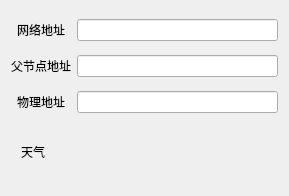
<?xml version="1.0" encoding="UTF-8"?>
<ui version="4.0">
 <class>Rain</class>
 <widget class="QWidget" name="Rain">
  <property name="geometry">
   <rect>
    <x>0</x>
    <y>0</y>
    <width>289</width>
    <height>196</height>
   </rect>
  </property>
  <property name="windowTitle">
   <string>雨滴传感器状态显示</string>
  </property>
  <layout class="QGridLayout" name="gridLayout">
   <item row="0" column="0">
    <widget class="QLabel" name="label">
     <property name="text">
      <string>网络地址</string>
     </property>
     <property name="alignment">
      <set>Qt::AlignCenter</set>
     </property>
    </widget>
   </item>
   <item row="0" column="1">
    <widget class="QLineEdit" name="nwkAddrEdit"/>
   </item>
   <item row="1" column="0">
    <widget class="QLabel" name="label_2">
     <property name="text">
      <string>父节点地址</string>
     </property>
     <property name="alignment">
      <set>Qt::AlignCenter</set>
     </property>
    </widget>
   </item>
   <item row="1" column="1">
    <widget class="QLineEdit" name="parAddrEdit"/>
   </item>
   <item row="2" column="0">
    <widget class="QLabel" name="label_3">
     <property name="text">
      <string>物理地址</string>
     </property>
     <property name="alignment">
      <set>Qt::AlignCenter</set>
     </property>
    </widget>
   </item>
   <item row="2" column="1">
    <widget class="QLineEdit" name="hwAddrEdit"/>
   </item>
   <item row="3" column="0" colspan="2">
    <layout class="QHBoxLayout" name="horizontalLayout">
     <item>
      <spacer name="horizontalSpacer_3">
       <property name="orientation">
        <enum>Qt::Horizontal</enum>
       </property>
       <property name="sizeType">
        <enum>QSizePolicy::Fixed</enum>
       </property>
       <property name="sizeHint" stdset="0">
        <size>
         <width>10</width>
         <height>20</height>
        </size>
       </property>
      </spacer>
     </item>
     <item>
      <widget class="QLabel" name="label_4">
       <property name="sizePolicy">
        <sizepolicy hsizetype="Fixed" vsizetype="Fixed">
         <horstretch>0</horstretch>
         <verstretch>0</verstretch>
        </sizepolicy>
       </property>
       <property name="maximumSize">
        <size>
         <width>50</width>
         <height>50</height>
        </size>
       </property>
       <property name="text">
        <string>天气</string>
       </property>
       <property name="alignment">
        <set>Qt::AlignCenter</set>
       </property>
      </widget>
     </item>
     <item>
      <spacer name="horizontalSpacer">
       <property name="orientation">
        <enum>Qt::Horizontal</enum>
       </property>
       <property name="sizeType">
        <enum>QSizePolicy::Fixed</enum>
       </property>
       <property name="sizeHint" stdset="0">
        <size>
         <width>60</width>
         <height>20</height>
        </size>
       </property>
      </spacer>
     </item>
     <item>
      <widget class="QLabel" name="labelPic">
       <property name="sizePolicy">
        <sizepolicy hsizetype="Fixed" vsizetype="Fixed">
         <horstretch>0</horstretch>
         <verstretch>0</verstretch>
        </sizepolicy>
       </property>
       <property name="maximumSize">
        <size>
         <width>50</width>
         <height>50</height>
        </size>
       </property>
       <property name="text">
        <string/>
       </property>
      </widget>
     </item>
     <item>
      <spacer name="horizontalSpacer_2">
       <property name="orientation">
        <enum>Qt::Horizontal</enum>
       </property>
       <property name="sizeHint" stdset="0">
        <size>
         <width>40</width>
         <height>20</height>
        </size>
       </property>
      </spacer>
     </item>
    </layout>
   </item>
  </layout>
 </widget>
 <resources/>
 <connections/>
</ui>
